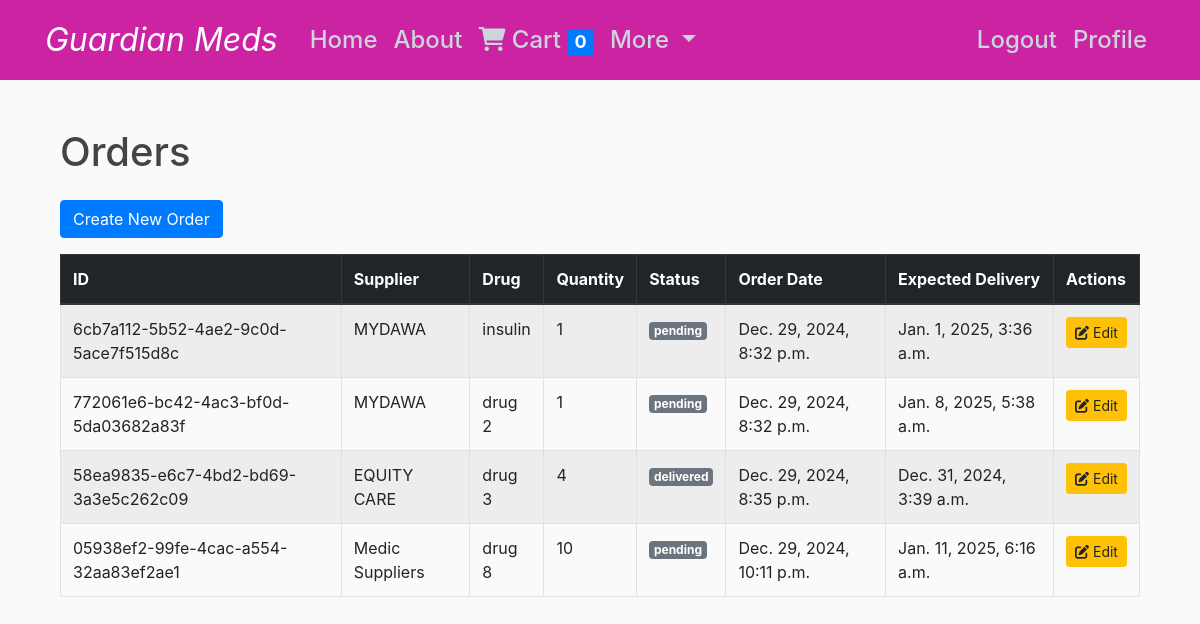
The app's page /orders/ (signed in) with its own data.
### pharmacy/models.py (models this page shows, shortened)
class Order(models.Model):
    id = models.UUIDField(primary_key=True, default=uuid.uuid4, editable=False)
    supplier = models.ForeignKey(Supplier, on_delete=models.CASCADE, related_name='orders')
    drug = models.ForeignKey(Drug, on_delete=models.CASCADE, related_name='orders')
    quantity = models.PositiveIntegerField()
    order_date = models.DateTimeField(auto_now_add=True)
    expected_delivery_date = models.DateTimeField()
    status = models.CharField(max_length=50, default='pending')  # e.g., 'pending', 'shipped', 'delivered'

class Supplier(models.Model):
    id = models.UUIDField(primary_key=True, default=uuid.uuid4, editable=False)
    name = models.CharField(max_length=255)
    contact_email = models.EmailField()
    contact_phone = models.CharField(max_length=15)
    address = models.TextField()
    created_at = models.DateTimeField(auto_now_add=True)

class Drug(models.Model):
    STOCK_STATUS_CHOICES = [
        ('in_stock', 'In Stock'),
        ('sold', 'Sold'),
        ('out_of_stock', 'Out of Stock'),
    ]
    id = models.UUIDField(primary_key=True, default=uuid.uuid4, editable=False)
    name = models.CharField(max_length=255)
    description = models.TextField()
    image_url = models.URLField(max_length=500)  # To store the image path or URL
    type = models.ForeignKey(Type, on_delete=models.CASCADE, related_name='drugs')
    cart = models.ForeignKey(Cart, on_delete=models.CASCADE, related_name='drugs', null=True, blank=True)
    price = models.DecimalField(max_digits=10, decimal_places=2)
    expiry = models.DateTimeField()
    stock = models.PositiveIntegerField(default=0)
    created_at = models.DateTimeField(auto_now_add=True)
    stock_status = models.CharField(
        max_length=15,
        choices=STOCK_STATUS_CHOICES,
        default='in_stock',
    )  # New field to track stock status

### pharmacy/views.py (the view)
# urls.py: path("orders/", OrderListView.as_view(), name="order-list"),
class OrderListView(ListView):
    model = Order
    template_name = "pharmacy/order_list.html"
    context_object_name = "orders"

### pharmacy/templates/pharmacy/order_list.html
{% extends "pharmacy/base.html" %}
{% block content %}
<div class="container my-5">
    <h1 class="mb-4">Orders</h1>
    <a href="{% url 'order-create' %}" class="btn btn-primary mb-3">Create New Order</a>
    <div class="table-responsive">
        <table class="table table-bordered table-striped">
            <thead class="thead-dark">
                <tr>
                    <th>ID</th>
                    <th>Supplier</th>
                    <th>Drug</th>
                    <th>Quantity</th>
                    <th>Status</th>
                    <th>Order Date</th>
                    <th>Expected Delivery</th>
                    <th>Actions</th>
                </tr>
            </thead>
            <tbody>
                {% for order in orders %}
                <tr>
                    <td>{{ order.id }}</td>
                    <td>{{ order.supplier.name }}</td>
                    <td>{{ order.drug.name }}</td>
                    <td>{{ order.quantity }}</td>
                    <td>
                        <span class="badge {% if order.status == 'Pending' %}badge-warning{% elif order.status == 'Completed' %}badge-success{% else %}badge-secondary{% endif %}">
                            {{ order.status }}
                        </span>
                    </td>
                    <td>{{ order.order_date }}</td>
                    <td>{{ order.expected_delivery_date }}</td>
                    <td>
                        <a href="{% url 'order-update' order.id %}" class="btn btn-sm btn-warning">
                            <i class="fas fa-edit"></i> Edit
                        </a>
                    </td>
                </tr>
                {% endfor %}
            </tbody>
        </table>
    </div>
</div>
{% endblock %}

### pharmacy/static/pharmacy/main.css (style rules this page uses)
body { background: #fafafa; color: #242222; margin-top: 5rem; }
h1, h2, h3, h4, h5, h6 { color: #444444; }

### records on screen
Order: id "6cb7a112-5b52-4ae2-9c0d-5ace7f515d8c", supplier.name "MYDAWA", drug.name "insulin", quantity "1", status "pending", order_date "Dec. 29, 2024, 8:32 p.m.", expected_delivery_date "Jan. 1, 2025, 3:36 a.m."
Order: id "772061e6-bc42-4ac3-bf0d-5da03682a83f", supplier.name "MYDAWA", drug.name "drug 2", quantity "1", status "pending", order_date "Dec. 29, 2024, 8:32 p.m.", expected_delivery_date "Jan. 8, 2025, 5:38 a.m."
Order: id "58ea9835-e6c7-4bd2-bd69-3a3e5c262c09", supplier.name "EQUITY CARE", drug.name "drug 3", quantity "4", status "delivered", order_date "Dec. 29, 2024, 8:35 p.m.", expected_delivery_date "Dec. 31, 2024, 3:39 a.m."
Order: id "05938ef2-99fe-4cac-a554-32aa83ef2ae1", supplier.name "Medic Suppliers", drug.name "drug 8", quantity "10", status "pending", order_date "Dec. 29, 2024, 10:11 p.m.", expected_delivery_date "Jan. 11, 2025, 6:16 a.m."

### other values on screen
{{ cart_count|default:0 }} "0"
